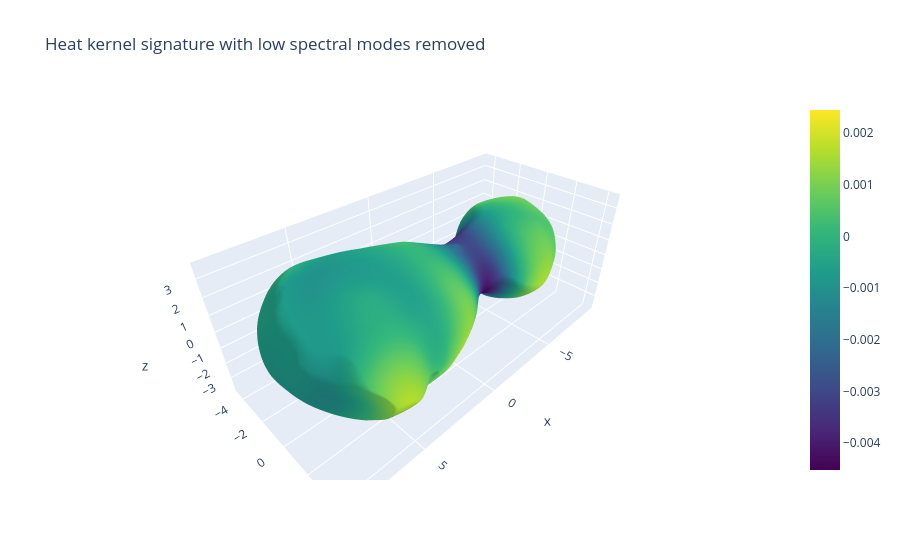

The code cell stored with this chart in its notebook:
### Code cell
hks_coeffs = m.compute_hks_for_new_times(new_ts=[4.0], coeffs=True)
hks_coeffs_cut0 = zero_low_l_modes(hks_coeffs, 0)
hks_coeffs_cut1 = zero_low_l_modes(hks_coeffs, 1)

hks_cut0 = m.reconstruct_from_coeffs(hks_coeffs_cut0, lmax=15)
hks_cut1 = m.reconstruct_from_coeffs(hks_coeffs_cut1, lmax=15)

fig = go.Figure(data=[
    go.Mesh3d(
        x=m.v[:,0], y=m.v[:,1], z=m.v[:,2],
        i=m.f[:,0], j=m.f[:,1], k=m.f[:,2],
        intensity=hks_cut1,
        colorscale='Viridis',
        showscale=True,   # adds colorbar
        name="Surface"
    )
])

fig.update_layout(
    scene=dict(aspectmode='data'),
    title="Heat kernel signature with low spectral modes removed"
)

fig.show()

### Figure 1 — Plotly figure (JSON) as saved in the notebook; plotly's stock layout.template omitted (floating-point values rounded to 4 significant figures; data arrays with more than 128 entries replaced by an {"elided": "..."} marker saying what was removed)
{"data": [{"colorscale": [[0, "#440154"], [0.1111, "#482878"], [0.2222, "#3e4989"], [0.3333, "#31688e"], [0.4444, "#26828e"], [0.5556, "#1f9e89"], [0.6667, "#35b779"], [0.7778, "#6ece58"], [0.8889, "#b5de2b"], [1, "#fde725"]], "i": {"elided": "35998 int values"}, "intensity": {"elided": "18001x1 float values"}, "j": {"elided": "35998 int values"}, "k": {"elided": "35998 int values"}, "name": "Surface", "showscale": true, "type": "mesh3d", "x": {"elided": "18001 float values"}, "y": {"elided": "18001 float values"}, "z": {"elided": "18001 float values"}}], "layout": {"scene": {"aspectmode": "data"}, "title": {"text": "Heat kernel signature with low spectral modes removed"}}}
